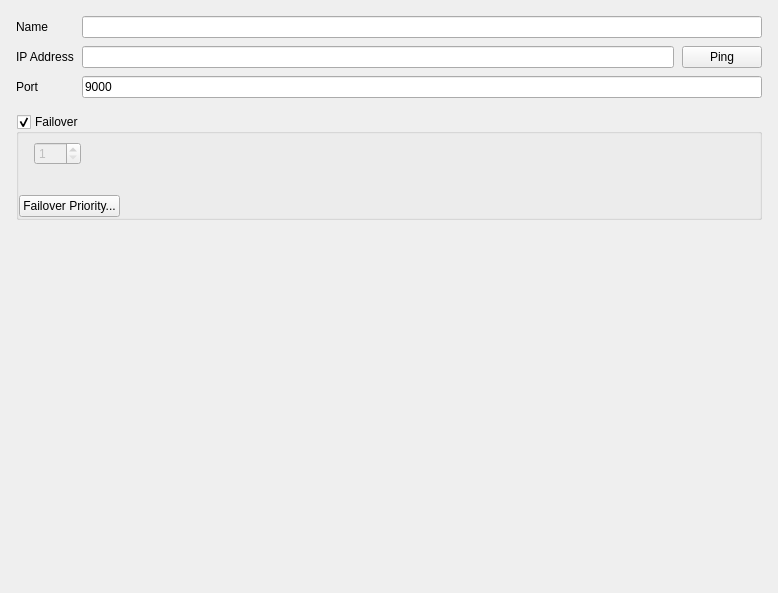
<?xml version="1.0" encoding="UTF-8"?>
<ui version="4.0">
 <class>ServerSettingsWidget</class>
 <widget class="QWidget" name="ServerSettingsWidget">
  <property name="geometry">
   <rect>
    <x>0</x>
    <y>0</y>
    <width>778</width>
    <height>593</height>
   </rect>
  </property>
  <layout class="QVBoxLayout" name="verticalLayout" stretch="0,0,0">
   <property name="spacing">
    <number>16</number>
   </property>
   <property name="leftMargin">
    <number>16</number>
   </property>
   <property name="topMargin">
    <number>16</number>
   </property>
   <property name="rightMargin">
    <number>16</number>
   </property>
   <property name="bottomMargin">
    <number>16</number>
   </property>
   <item>
    <layout class="QFormLayout" name="formLayout">
     <property name="horizontalSpacing">
      <number>8</number>
     </property>
     <property name="verticalSpacing">
      <number>8</number>
     </property>
     <item row="0" column="0">
      <widget class="QLabel" name="nameLabel">
       <property name="text">
        <string>Name</string>
       </property>
      </widget>
     </item>
     <item row="0" column="1">
      <widget class="QLineEdit" name="nameLineEdit"/>
     </item>
     <item row="1" column="0">
      <widget class="QLabel" name="ipAddressLabel">
       <property name="text">
        <string>IP Address</string>
       </property>
       <property name="alignment">
        <set>Qt::AlignLeading|Qt::AlignLeft|Qt::AlignVCenter</set>
       </property>
      </widget>
     </item>
     <item row="1" column="1">
      <layout class="QHBoxLayout" name="horizontalLayout">
       <property name="spacing">
        <number>8</number>
       </property>
       <item>
        <widget class="QLineEdit" name="ipAddressLineEdit">
         <property name="readOnly">
          <bool>true</bool>
         </property>
        </widget>
       </item>
       <item>
        <widget class="QPushButton" name="pingButton">
         <property name="sizePolicy">
          <sizepolicy hsizetype="Fixed" vsizetype="Fixed">
           <horstretch>0</horstretch>
           <verstretch>0</verstretch>
          </sizepolicy>
         </property>
         <property name="text">
          <string>Ping</string>
         </property>
        </widget>
       </item>
      </layout>
     </item>
     <item row="2" column="0">
      <widget class="QLabel" name="portLabel">
       <property name="text">
        <string>Port</string>
       </property>
       <property name="alignment">
        <set>Qt::AlignLeading|Qt::AlignLeft|Qt::AlignVCenter</set>
       </property>
      </widget>
     </item>
     <item row="2" column="1">
      <widget class="QLineEdit" name="portLineEdit">
       <property name="text">
        <string>9000</string>
       </property>
       <property name="readOnly">
        <bool>true</bool>
       </property>
      </widget>
     </item>
    </layout>
   </item>
   <item>
    <widget class="QGroupBox" name="failoverGroupBox">
     <property name="title">
      <string>Failover</string>
     </property>
     <property name="flat">
      <bool>true</bool>
     </property>
     <property name="checkable">
      <bool>true</bool>
     </property>
     <property name="checked">
      <bool>true</bool>
     </property>
     <layout class="QVBoxLayout" name="verticalLayout_2">
      <property name="spacing">
       <number>8</number>
      </property>
      <property name="leftMargin">
       <number>0</number>
      </property>
      <property name="topMargin">
       <number>8</number>
      </property>
      <property name="rightMargin">
       <number>0</number>
      </property>
      <property name="bottomMargin">
       <number>0</number>
      </property>
      <item>
       <widget class="QWidget" name="maxCamerasWidget" native="true">
        <property name="enabled">
         <bool>false</bool>
        </property>
        <layout class="QHBoxLayout" name="horizontalLayout_6">
         <property name="spacing">
          <number>8</number>
         </property>
         <property name="leftMargin">
          <number>0</number>
         </property>
         <property name="topMargin">
          <number>0</number>
         </property>
         <property name="rightMargin">
          <number>0</number>
         </property>
         <property name="bottomMargin">
          <number>0</number>
         </property>
         <item>
          <widget class="QLabel" name="maxCamerasLabel">
           <property name="text">
            <string notr="true">&lt;Max. cameras on this server:&gt;</string>
           </property>
          </widget>
         </item>
         <item>
          <widget class="QSpinBox" name="maxCamerasSpinBox">
           <property name="minimum">
            <number>1</number>
           </property>
           <property name="maximum">
            <number>256</number>
           </property>
           <property name="value">
            <number>1</number>
           </property>
          </widget>
         </item>
         <item>
          <spacer name="horizontalSpacer_3">
           <property name="orientation">
            <enum>Qt::Horizontal</enum>
           </property>
           <property name="sizeHint" stdset="0">
            <size>
             <width>40</width>
             <height>20</height>
            </size>
           </property>
          </spacer>
         </item>
        </layout>
       </widget>
      </item>
      <item>
       <widget class="QLabel" name="failoverWarningLabel"/>
      </item>
      <item>
       <widget class="QPushButton" name="failoverPriorityButton">
        <property name="sizePolicy">
         <sizepolicy hsizetype="Fixed" vsizetype="Fixed">
          <horstretch>0</horstretch>
          <verstretch>0</verstretch>
         </sizepolicy>
        </property>
        <property name="text">
         <string>Failover Priority...</string>
        </property>
       </widget>
      </item>
     </layout>
    </widget>
   </item>
   <item>
    <spacer name="verticalSpacer">
     <property name="orientation">
      <enum>Qt::Vertical</enum>
     </property>
     <property name="sizeHint" stdset="0">
      <size>
       <width>20</width>
       <height>40</height>
      </size>
     </property>
    </spacer>
   </item>
  </layout>
 </widget>
 <resources/>
 <connections/>
</ui>
